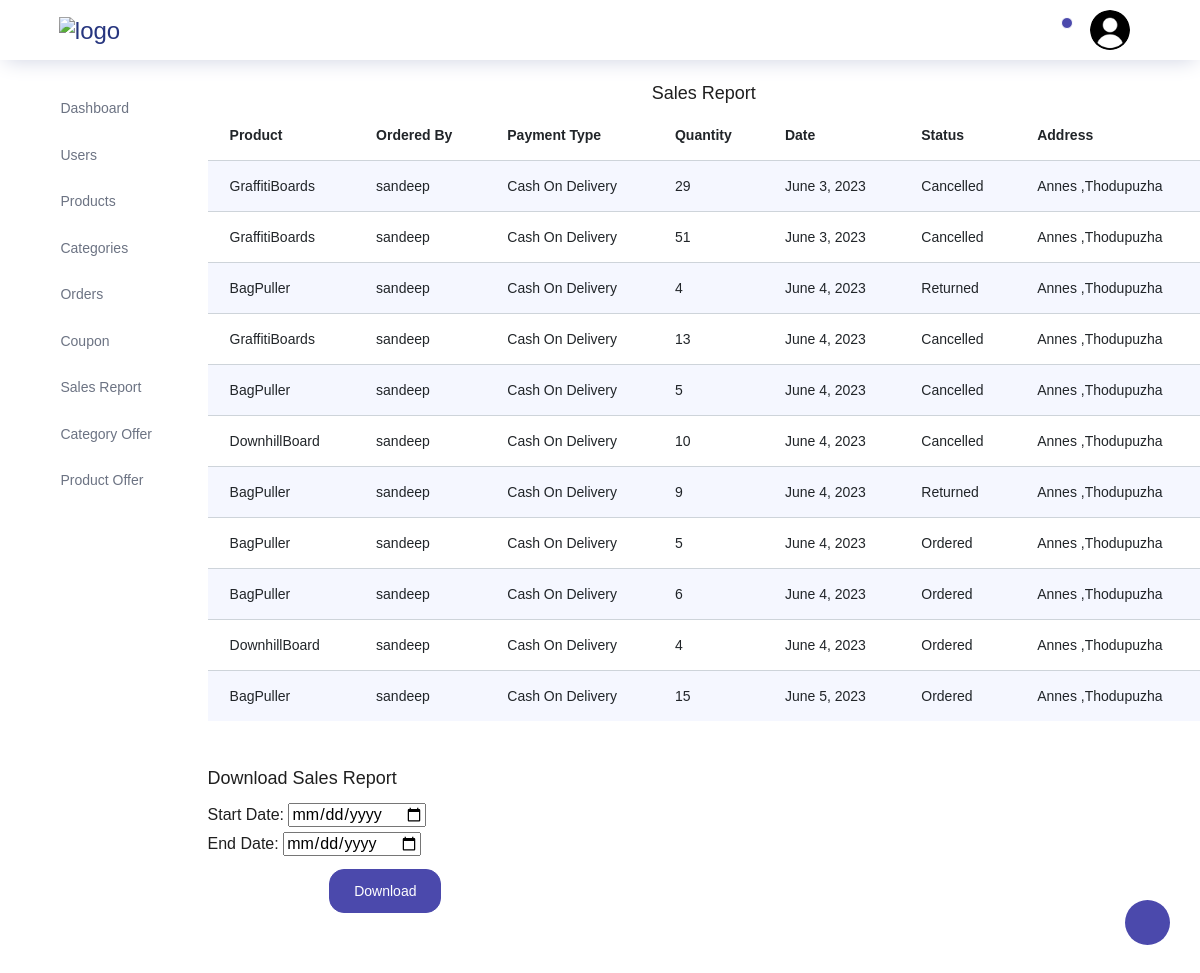
The app's page /storeadmin/salesreport/, older data.
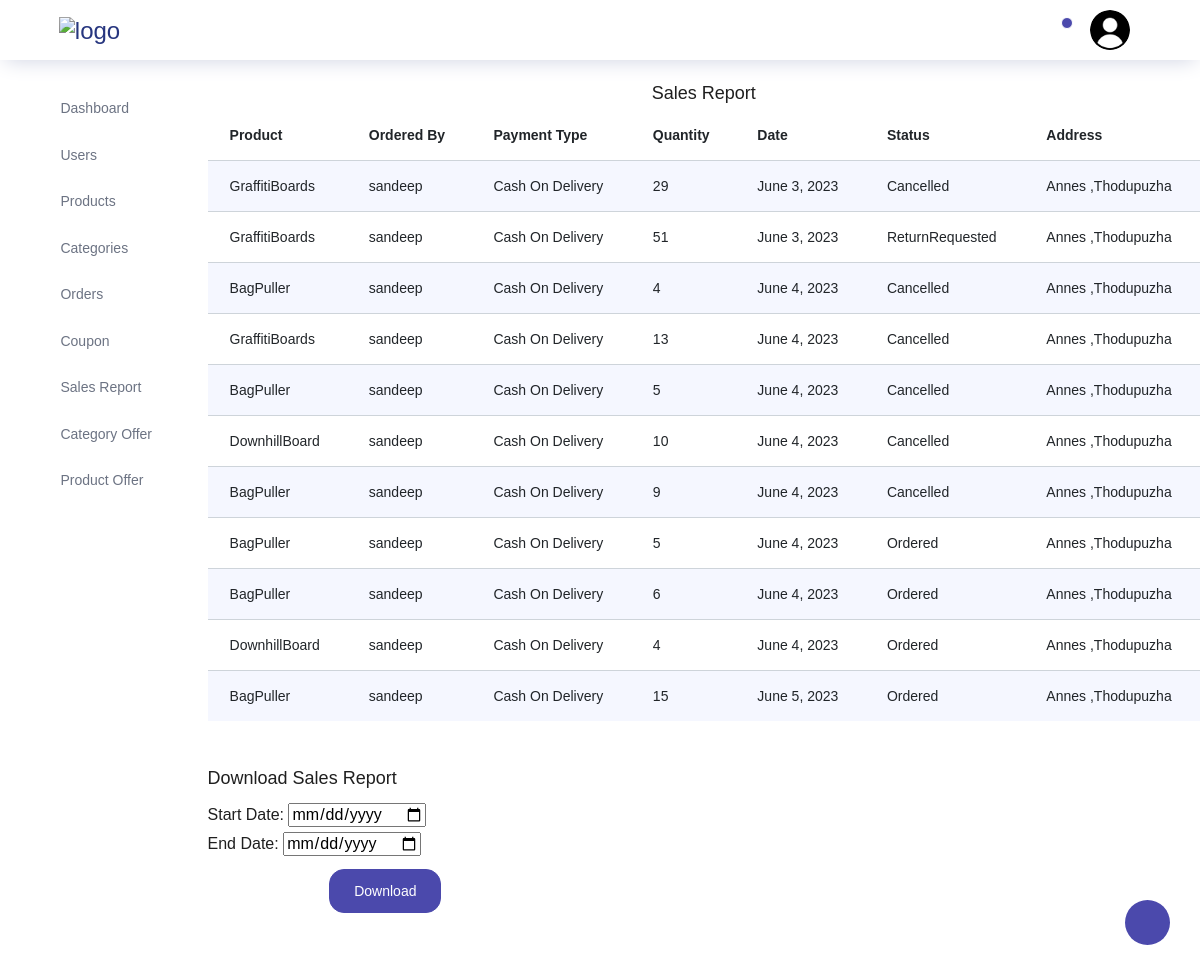
The same page, newer data.
### store/models.py (models this page shows)
class Orders(models.Model):
    user=models.ForeignKey(Customers,on_delete=models.CASCADE)
    product=models.ForeignKey(Products,on_delete=models.CASCADE)
    address=models.ForeignKey(Address,on_delete=models.CASCADE)
    orderdate=models.DateField(auto_now_add=True)
    orderstatus=models.CharField(max_length=200,default="pending")
    ordertype=models.CharField(max_length=200)
    quantity=models.PositiveIntegerField()
    finalprice=models.DecimalField(max_digits=10, decimal_places=2)

class Products(models.Model):
    name=models.CharField(max_length=200,unique=True)
    price = models.DecimalField(max_digits=10, decimal_places=2)
    quantity=models.PositiveIntegerField()
    category=models.ForeignKey(Category,on_delete=models.CASCADE)
    description=models.TextField(blank=True)
    image1=models.ImageField(upload_to='store/products/', blank=True)
    image2=models.ImageField(upload_to='store/products/', blank=True)
    image3=models.ImageField(upload_to='store/products/', blank=True)
    image4=models.ImageField(upload_to='store/products/', blank=True)

class Customers(models.Model):
    username=models.CharField(max_length=200,unique=True)
    name=models.CharField(max_length=200)
    email=models.CharField(max_length=200)
    phonenumber=models.IntegerField(max_length=200)
    password=models.CharField(max_length=200)
    repassword=models.CharField(max_length=200)
    isblocked=models.BooleanField(default=False)

class Address(models.Model):
    customer=models.ForeignKey(Customers,on_delete=models.CASCADE)
    country=models.CharField(max_length=200)
    state=models.CharField(max_length=200)
    district=models.CharField(max_length=200)
    locality=models.CharField(max_length=200)
    house=models.CharField(max_length=200)
    pincode=models.PositiveIntegerField()

### storeadmin/views.py (the view)
# urls.py: path("salesreport/",views.salesreport,name="salesreport"),
def salesreport(request):
    orderobjs=Orders.objects.all()
    context={"orderobjs":orderobjs}
    return render(request,"storeadmin/salesreport.html",context)

### storeadmin/templates/storeadmin/salesreport.html (shortened to what this page needs)
{% extends 'storeadmin/index.html' %}
{% block content %}
<div class="container-fluid">
    <div class="row justify-content-center mt-4">
        <h4>
            Sales Report
        </h4>
    </div>
    <div class="row">
        <table class="table table-striped">
            <thead>
              <tr>
                <th>Product</th>
                <th>Ordered By</th>
                <th>Payment Type</th>
                <th>Quantity</th>
                <th>Date</th>
                <th>Status</th>
                <th>Address</th>
              </tr>
            </thead>
            <tbody>
              {% for item in orderobjs %}
              <tr>
                <td>{{ item.product.name }}</td>
                <td>{{ item.user.name }}</td>
                <td>{{ item.ordertype }}</td>
                <td>{{ item.quantity }}</td>
                <td>{{ item.orderdate }}</td>
                <td>{{ item.orderstatus }}</td>
                <td>{{ item.address.house }} ,{{ item.address.locality }}</td>
              </tr>
              {% endfor %}
            </tbody>
          </table>
    </div>
    <div class="row mt-5">
        <h4>
            Download Sales Report
        </h4>
    </div>
    <div class="row mt-2">
        <form action={% url 'downloadsales' %} method="GET">
            <label for="start_date">Start Date:</label>
            <input type="date" id="start_date" name="start_date" required>
            <br>
            <label for="end_date">End Date:</label>
            <input type="date" id="end_date" name="end_date" required>
            <br>
            <div class="row justify-content-end">
                <button  type="submit" class="btn add-product-btn btn-primary mt-2">Download</button>
              </div>
        </form>
    </div>
    <br><br><br><br>
</div>
{% endblock content %}

Row changes from the older to the newer data that the page shows:
changed Orders: orderstatus "Cancelled" → "ReturnRequested"
changed Orders (number 3 of 11 on the later page): orderstatus "Returned" → "Cancelled"
changed Orders (number 7 of 11 on the later page): orderstatus "Returned" → "Cancelled"
